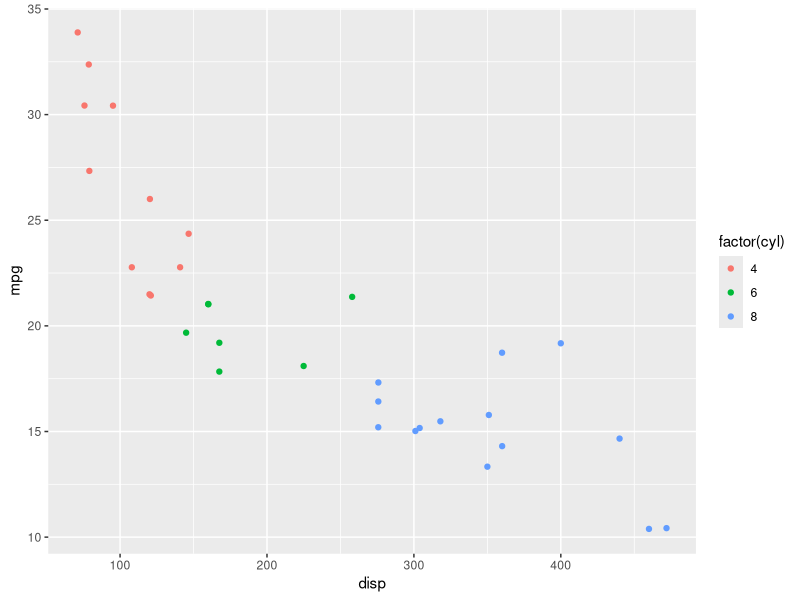
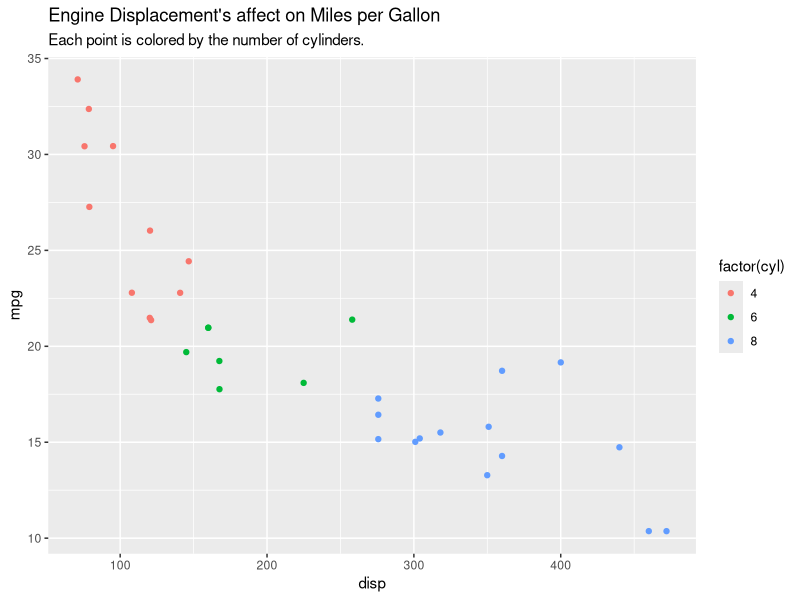

Reproduce these figures in R, in order.
## ---- chunk 1
knitr::opts_chunk$set(echo = TRUE)
## ---- chunk 2
library(tidyverse)
## ---- chunk 3
cars <- mtcars

## ---- chunk 4
ggplot(cars, aes(disp, mpg, color=factor(cyl))) +
  geom_jitter()
## ---- chunk 5
ggplot(cars, aes(disp, mpg, color=factor(cyl))) +
  geom_jitter() +
  labs(
    title = "Engine Displacement's affect on Miles per Gallon",
    subtitle = "Each point is colored by the number of cylinders."
  )
